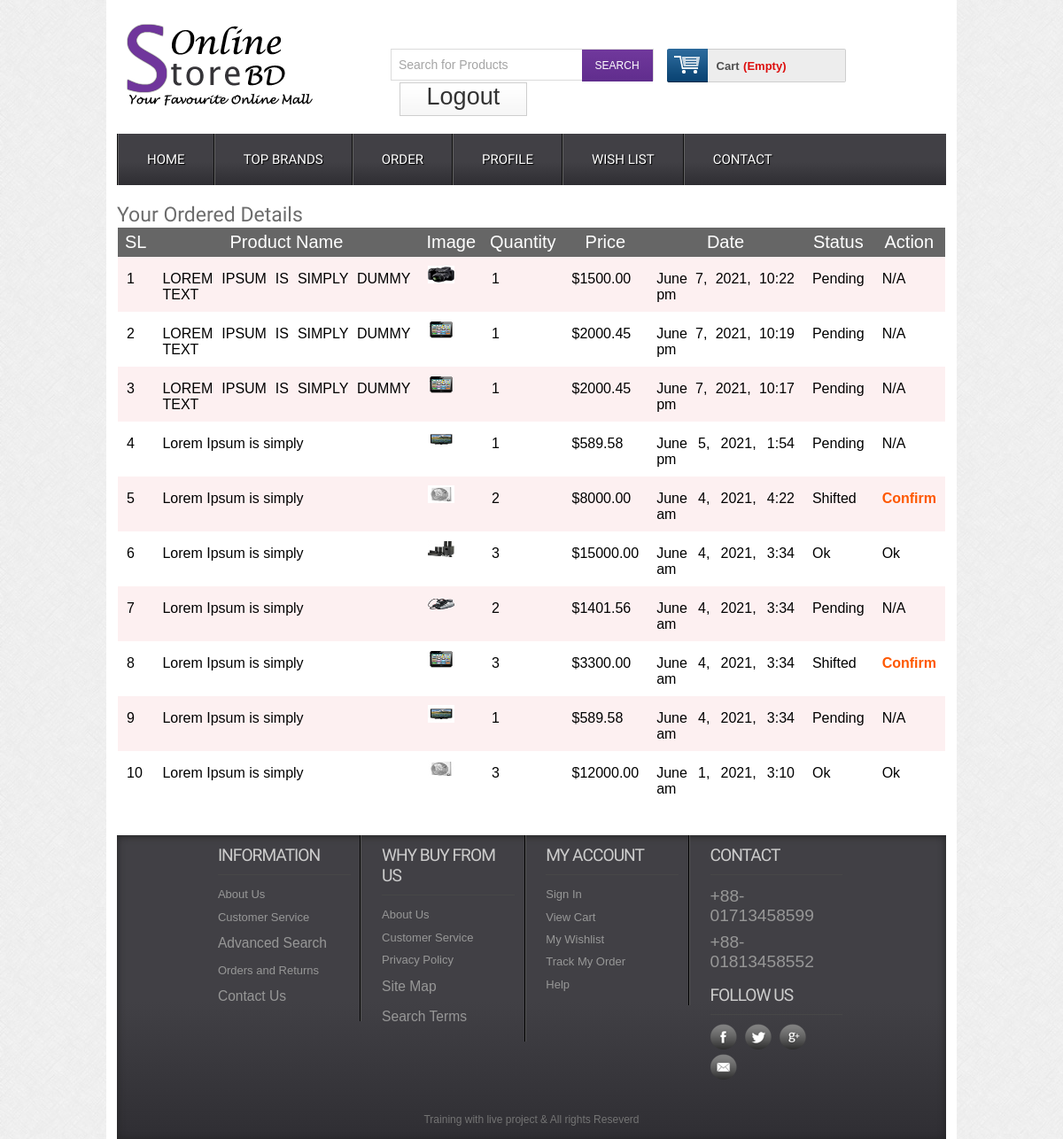
/orderdetails.php (signed in), run on the app's committed database.
### tables this page shows
CREATE TABLE `tbl_order` (
  `id` int(11) NOT NULL,
  `cmrId` int(11) NOT NULL,
  `productId` int(11) NOT NULL,
  `productName` varchar(255) NOT NULL,
  `quantity` int(11) NOT NULL,
  `price` float(10,2) NOT NULL,
  `image` varchar(255) NOT NULL,
  `date` datetime NOT NULL DEFAULT current_timestamp(),
  `status` int(11) NOT NULL DEFAULT 0
);

### classes/Cart.php (called while the page is built, shortened)
<?php
$filepath = realpath(dirname(__FILE__));
include_once ($filepath.'/../lib/Database.php');
include_once ($filepath.'/../helpers/Format.php');
?>
<?php
class Cart {
        private $db;
        public function __construct(){
              $this->db = new Database();
        }
      public function getOrderProduct($cmrId){
            $query = "SELECT * FROM tbl_order WHERE cmrId= '$cmrId' ORDER BY date DESC";
            $result = $this->db->select($query);
            return $result;
      }
}
?>

### lib/Database.php (called while the page is built, shortened)
<?php
Class Database{
 public $host   = DB_HOST;
 public $user   = DB_USER;
 public $pass   = DB_PASS;
 public $dbname = DB_NAME;
 public $link;
private function connectDB(){
 $this->link = new mysqli($this->host, $this->user, $this->pass,
  $this->dbname);
 }
public function select($query){
  $result = $this->link->query($query) or
   die($this->link->error.__LINE__);
  if($result->num_rows > 0){
    return $result;
  } else {
    return false;
  }
 }
}

### lib/Session.php (called while the page is built, shortened)
<?php
class Session{
 public static function get($key){
  if (isset($_SESSION[$key])) {
   return $_SESSION[$key];
  } else {
   return false;
  }
 }
}
?>

### helpers/Format.php (called while the page is built, shortened)
<?php
class Format{
 public function formatDate($date){
  return date('F j, Y, g:i a', strtotime($date));
 }
}
?>

### orderdetails.php (the view, shortened to what this page needs)
<?php include 'inc/header.php'; ?>
 <div class="main">
    <div class="content">
    <div class="section group">
    <div class="order">
    <h2> Your Ordered Details</h2>
    <table class="tblone">
							<tr>
								<th>SL</th>
								<th>Product Name</th>
								<th>Image</th>
								<th>Quantity</th>
								<th>Price</th>
								<th>Date</th>
								<th>Status</th>
								<th>Action</th>
							</tr>
							<?php
                     $cmrId = Session::get("cmrId");
                     $getOrder = $ct->getOrderProduct($cmrId);
							 if($getOrder) {
								 $i= 0;
								 while ($result = $getOrder->fetch_assoc()){
									 $i++;
							?>
							<tr>
								<td><?php echo $i; ?></td>
								<td><?php echo $result['productName']; ?></td>
								<td><img src="admin/<?php echo $result['image']; ?>" alt=""/></td>
								<td> <?php echo $result['quantity']; ?> </td>
							    <td>$<?php echo $result['price']; ?></td>
                        <td><?php echo $fm->formatDate($result['date']); ?></td>
                        <td>
                           <?php
                           if($result['status'] == '0') {
                              echo "Pending";
						}elseif  ($result['status'] == '1') {
					        echo "Shifted";
                        }else {
							echo "Ok";
						   }
                           ?>
                        </td>
                        <?php
                        if($result['status'] == '1') { ?>
							<td>	 <a href="?customerId=<?php echo $cmrId; ?>& price=<?php echo $result['price']; ?>&
							time=<?php echo $result['date']; ?>
							">Confirm</a></td>
                        <?php   } elseif($result['status'] == '2') {?>
                           <td>Ok</td>
                       <?php }elseif($result['status'] == '0') { ?>
					    <td>N/A</td>
						<?php } ?>
							</tr>
							<?php } } ?>
					   </table>
    </div >
    </div>
    	</div>
    </div>
<?php include 'inc/footer.php'; ?>

### css/style.css (style rules this page uses)
html,body,div,span,applet,object,iframe,h1,h2,h3,h4,h5,h6,p,blockquote,pre,a,abbr,acronym,address,big,cite,code,del,dfn,em,img,ins,kbd,q,s,samp,small,strike,strong,sub,sup,tt,var,b,u,i,dl,dt,dd,ol,nav ul,nav li,fieldset,form,label,legend,table,caption,tbody,tfoot,thead,tr,th,td,article,aside,canvas,details,embed,figure,figcaption,footer,header,hgroup,menu,nav,output,ruby,section,summary,time,mark,audio,video { margin:0;padding:0;border:0;font-size:100%;font:inherit;vertical-align:baseline; }
table { border-collapse:collapse;border-spacing:0; }
a { text-decoration:none; }
img { max-width:100%; }
body { font-family:Arial, Helvetica, sans-serif; background:url(../images/body_bg3.jpg); }
.section { clear: both; padding: 0px; margin: 0px; }
.group:before, .group:after { content:""; display:table; }
.group:after { clear:both; }
.group { zoom:1; }
.content { padding:20px 0; background:#FFF; }
.content h2 { font-size:23px; color:#6C6C6C; font-family: 'Monda', sans-serif; }
.tblone { border: 1px solid #fff; margin-bottom: 12px; width: 100%; }
.tblone th { background: #666 none repeat scroll 0 0; color: #fff; font-size: 20px; padding: 5px 8px; text-align: center; }
.tblone td { padding:10px;text-align:center; }
table.tblone tr:nth-child(2n+1) { background:#fff;height:30px; }
table.tblone tr:nth-child(2n) { background:#fdf0f1;height:30px; }
table.tblone a { color: #fe5800; font-weight: bold; text-decoration: none; }
table.tblone img { height: 20px; width: 30px; }

### orderdetails.php (style rules this page uses)
.tblone tr td { text-align: justify; }

### data on the page
tbl_order: productName "LOREM IPSUM IS SIMPLY DUMMY TEXT", image (picture), quantity "1", price "1500.00", date "June 7, 2021, 10:22 pm", status "Pending"
tbl_order: productName "LOREM IPSUM IS SIMPLY DUMMY TEXT", image (picture), quantity "1", price "2000.45", date "June 7, 2021, 10:19 pm", status "Pending"
tbl_order: productName "LOREM IPSUM IS SIMPLY DUMMY TEXT", image (picture), quantity "1", price "2000.45", date "June 7, 2021, 10:17 pm", status "Pending"
tbl_order: productName "Lorem Ipsum is simply", image (picture), quantity "1", price "589.58", date "June 5, 2021, 1:54 pm", status "Pending"
tbl_order: productName "Lorem Ipsum is simply", image (picture), quantity "2", price "8000.00", date "June 4, 2021, 4:22 am", status "Shifted"
tbl_order: productName "Lorem Ipsum is simply", image (picture), quantity "3", price "15000.00", date "June 4, 2021, 3:34 am", status "Ok"
tbl_order: productName "Lorem Ipsum is simply", image (picture), quantity "2", price "1401.56", date "June 4, 2021, 3:34 am", status "Pending"
tbl_order: productName "Lorem Ipsum is simply", image (picture), quantity "3", price "3300.00", date "June 4, 2021, 3:34 am", status "Shifted"
tbl_order: productName "Lorem Ipsum is simply", image (picture), quantity "1", price "589.58", date "June 4, 2021, 3:34 am", status "Pending"
tbl_order: productName "Lorem Ipsum is simply", image (picture), quantity "3", price "12000.00", date "June 1, 2021, 3:10 am", status "Ok"
